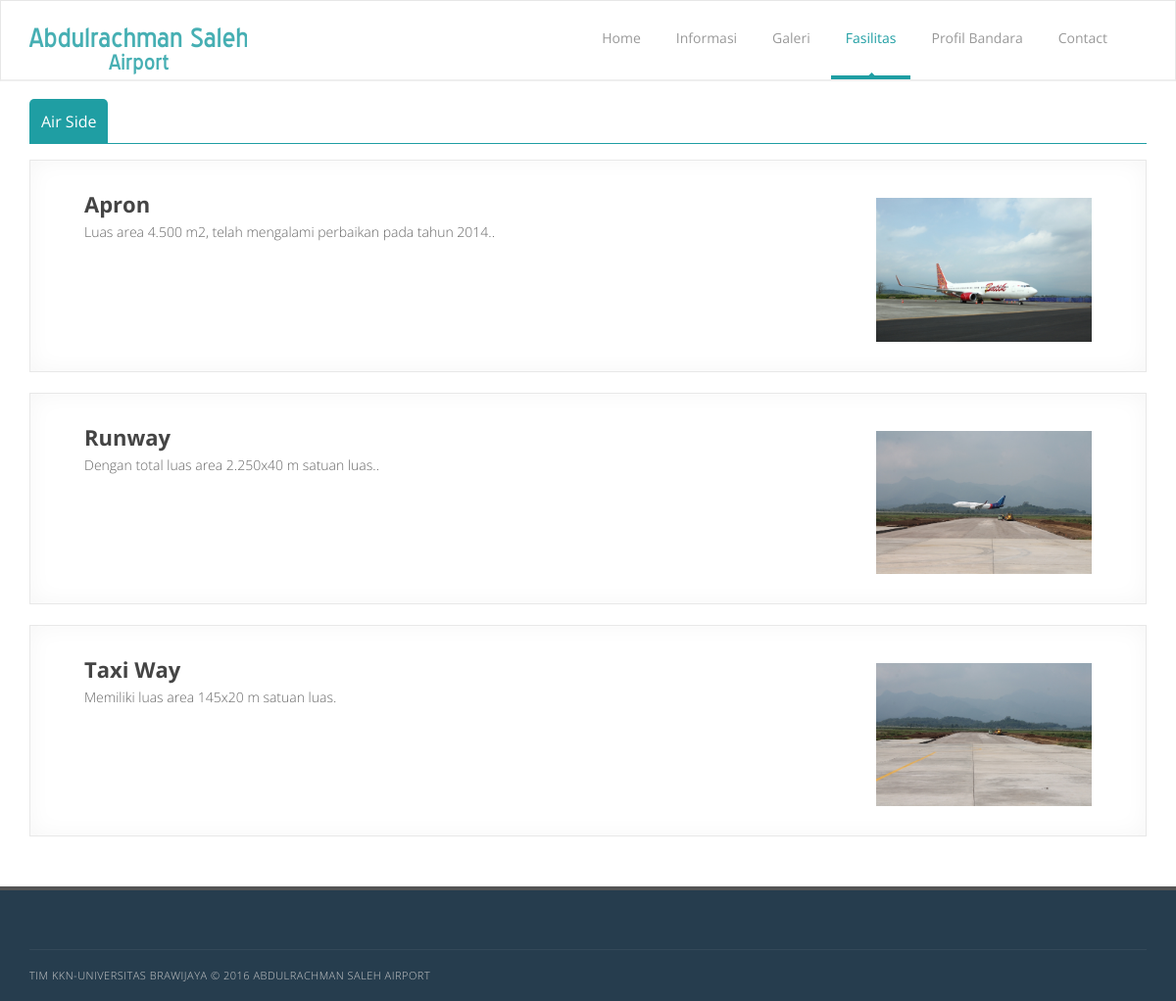
The page /index.php/fasilitas/airSide on the database its author committed.
### tables this page shows
CREATE TABLE IF NOT EXISTS `fasilitas` (
  `id_fasilitas` int(11) NOT NULL,
  `nama_fasilitas` varchar(50) NOT NULL,
  `informasi_fasilitas` varchar(250) NOT NULL,
  `jenis` varchar(50) NOT NULL,
  `gambar` varchar(100) NOT NULL
);

### application/controllers/fasilitas.php (called while the page is built, shortened)
<?php
class Fasilitas extends CI_Controller {
	public function __construct() {
        $this->load->model('fasilitasModel');
    }
    function airSide(){
		$data['menu'] = 'airside';
		$data['fasilitas'] = $this->fasilitasModel->getFasilitas();
		$this->load->view('header', $data);
		$this->load->view('fasilitas');
		$this->load->view('footer');
    }
 }

### index.php (called while the page is built, shortened)
<?php
require_once BASEPATH.'core/CodeIgniter.php';

### application/models/fasilitasModel.php (called while the page is built, shortened)
<?php
class FasilitasModel extends CI_Model {
    function getFasilitas(){
    	$query = $this->db->query("SELECT * FROM fasilitas ORDER BY nama_fasilitas");
        $num = $query->num_rows();
        if($num>0){
            return $query->result();
        }
        else{
            return 0;
        }
    }
}

### application/views/fasilitas.php (the view, shortened to what this page needs)
<div id="content">
  <div class="container">
    <div class="page-content">
    <?php
    if ($menu == "airside") {
      ?>
    <h4 class="classic-title"><span>Air Side</span></h4>
    <?php
    }
    elseif ($menu == "landside"){
      ?>
    <h4 class="classic-title"><span>Land Side</span></h4>
    <?php
    }
    ?>
    <?php
    if (isset($fasilitas)) {
      foreach ($fasilitas as $data) {
        if ($menu == "airside" && $data->jenis == "Air Side") {
    ?>
      <div class="call-action call-action-boxed call-action-style1 clearfix">
        <div class="button-side col-md-6 col-sm-6 col-xs-12" style="margin-top:8px; max-width:250px"> <img src="<?php echo base_url(); ?>assets/images/fasilitas/<?php echo $data->gambar; ?>"> </div>
        <h2 class="primary col-md-6 col-sm-6 col-xs-12"><strong><?php echo $data->nama_fasilitas; ?></strong></h2>
        <p class="col-xs-12 col-md-6 col-sm-6"><?php echo $data->informasi_fasilitas; ?>.</p>
      </div>
      <div class="hr1" style="margin-bottom:20px;"></div>
    <?php }
      }
    }
    ?>
    </div>
  </div>
</div>

### application/views/header.php (shortened to what this page needs)
<!doctype html>
<html lang="en">
<head>
  <link rel="stylesheet" href="<?php echo base_url()?>assets/css/bootstrap.min.css" type="text/css" media="screen">
  <link rel="stylesheet" href="<?php echo base_url()?>assets/css/font-awesome.min.css" type="text/css" media="screen">
  <link rel="stylesheet" type="text/css" href="<?php echo base_url()?>assets/css/slicknav.css" media="screen">
  <link rel="stylesheet" type="text/css" href="<?php echo base_url()?>assets/css/style.css" media="screen">
  <link rel="stylesheet" type="text/css" href="<?php echo base_url()?>assets/css/responsive.css" media="screen">
  <link rel="stylesheet" type="text/css" href="<?php echo base_url()?>assets/css/animate.css" media="screen">
  <link rel="stylesheet" type="text/css" href="<?php echo base_url()?>assets/css/colors/blue.css" title="blue" media="screen" />
  <link href="<?php echo base_url()?>assets/css/fancybox/jquery.fancybox.css" rel="stylesheet">
</head>
<body>
  <div id="container">
    <div class="hidden-header"></div>
    <header class="clearfix">
      <div class="navbar navbar-default navbar-top">
        <div class="container">
          <div class="navbar-header">
            <a class="navbar-brand" href="<?php echo base_url()  ?>">
              <img alt="" src="<?php echo base_url()?>assets/images/logo.png">
            </a>
          </div>
          <div class="navbar-collapse collapse">
            <ul class="nav navbar-nav navbar-right">
              <li>
                <a  <?php
                if($menu == "home"){
                  ?>
                class="active" <?php }?>
                href="<?php echo base_url()?>">Home</a>
              </li>
              <li>
                <a <?php
                  if($menu == "berita" || $menu == "laporan" || $menu == "layout" or $menu == "maskapai" or $menu == "maskapai" or $menu == "travel" or $menu == "fasilitas"){
                    ?>
                  class="active" <?php }?>
                href="#">Informasi</a>
              </li>
              <li>
                <a
                <?php
                  if($menu == "galeri"){
                    ?>
                  class="active" <?php }?>
                href="<?php echo base_url()?>galeri">Galeri</a>
              </li>
              <li>
                <a <?php
                  if($menu == "airside" || $menu == "landside"){
                    ?>
                  class="active" <?php }?>
                href="#">Fasilitas</a>
              </li>
              <li>
                <a <?php
                  if($menu == "profil"){
                    ?>
                  class="active" <?php }?>
                href="<?php echo base_url()?>profilbandara">Profil Bandara</a>
              </li>
              <li><a <?php
                  if($menu == "contact"){
                    ?>
                  class="active" <?php }?>
              href="<?php echo base_url()?>contact">Contact</a>
              </li>
            </ul>
          </div>
        </div>
      </div>
    </header>

### application/views/footer.php (shortened to what this page needs)
    <footer>
      <div class="container">
        <div class="copyright-section">
          <div class="row">
            <div class="col-md-6">
              <p>Tim KKN-Universitas Brawijaya &copy; 2016 Abdulrachman Saleh Airport</p>
            </div>
          </div>
        </div>
      </div>
    </footer>
  </div>
</body>
</html>

### assets/css/colors/blue.css (style rules this page uses)
a { color: #1F9EA3; }
.navbar-default .navbar-nav > li:hover > a, .navbar-default .navbar-nav > li > a.active { color: #1F9EA3; }
.navbar-default .navbar-nav > li > a:after { background-color: #1F9EA3; }
.navbar-default .navbar-nav > li > a.active, .navbar-default .navbar-nav > li:hover > a { border-color: #1F9EA3; }
.classic-title span { border-bottom-color: #1F9EA3; }

### rows shown on the page
fasilitas: gambar (picture), nama_fasilitas "Apron", informasi_fasilitas "Luas area 4.500 m2, telah mengalami perbaikan pada tahun 2014."
fasilitas: gambar (picture), nama_fasilitas "Runway", informasi_fasilitas "Dengan total luas area 2.250x40 m satuan luas."
fasilitas: gambar (picture), nama_fasilitas "Taxi Way", informasi_fasilitas "Memiliki luas area 145x20 m satuan luas"
